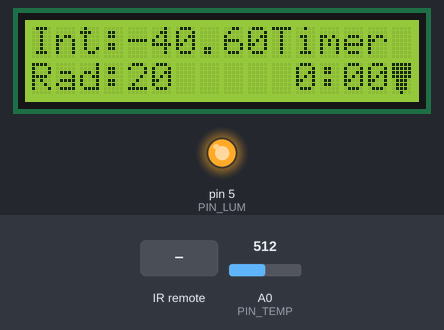
Recording of a sketch running on a simulated Arduino Uno, built with avr-gcc and run on an emulated ATmega328P. On the bench: 16×2 character LCD, output pins drawn as LEDs (lit = HIGH). Inputs (shaded band) come from the test bench; at power-on: A0 (PIN_TEMP) = 512. What the sketch prints to the serial monitor is not drawn.

Above: at 1.2 s.
1.3 s: infrared code 0x39D41DC6 received
At 2.2 s:
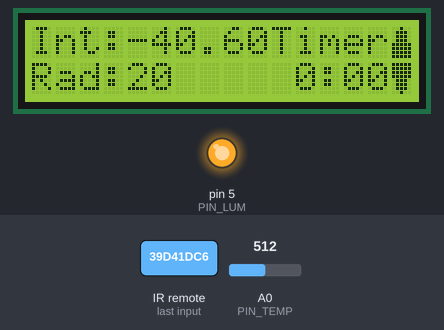
2.9 s: A0 (PIN_TEMP) set to 738
At 3.7 s:
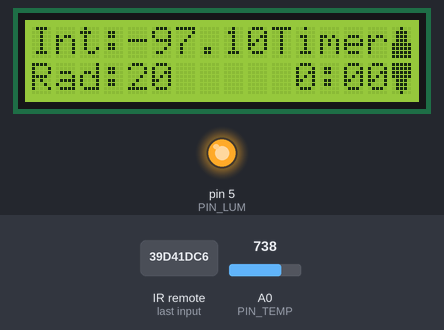
4.6 s: A0 (PIN_TEMP) set to 765
At 5.4 s:
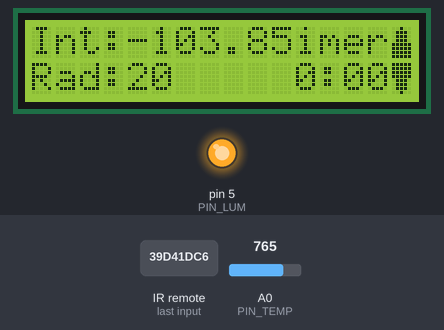
6.2 s: infrared code 0xE0984BB6 received
At 7.2 s:
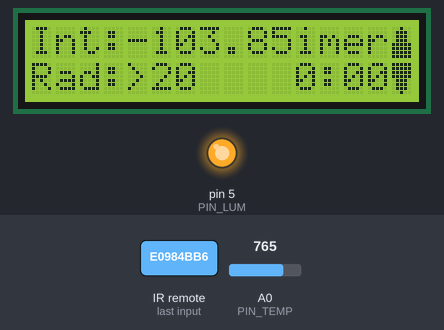
7.9 s: A0 (PIN_TEMP) set to 245
At 9.0 s:
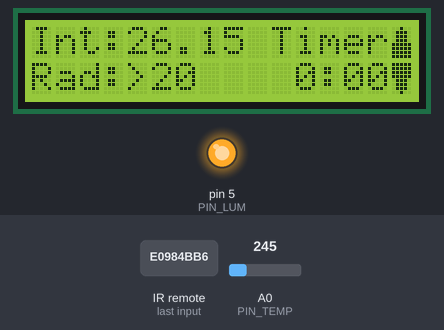
9.6 s: infrared code 0x39D41DC6 received
At 10.6 s:
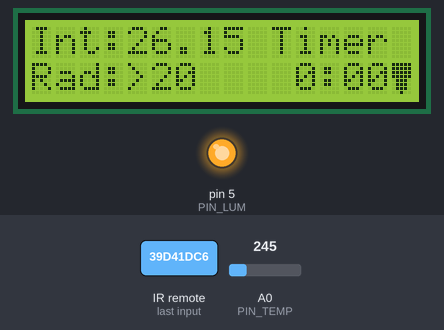
Timing chart, 0 to 12.6 s (numbered marks = the images above; inputs shaded):
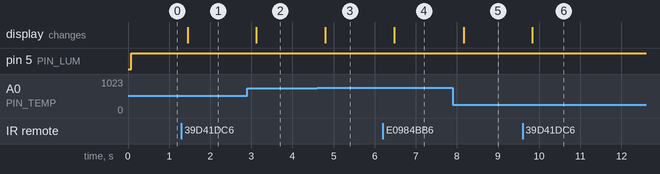

The sketch:

complet.ino
```cpp
#include  <Wire.h>
#include  <LiquidCrystal_I2C.h>
#include <IRremote.h>
//============================================================ definition PIN
#define PIN_RELAIS1 2
#define PIN_RELAIS2 3
#define PIN_TEMP A0
#define PIN_LUM 5
#define R_r 0
const int RECV_PIN = 12;
//============================================================definition cas pour tlécommmande

enum Touche
{
  ON, NB_RELAIS, TEMP, HEURE, PLUS, MOINS
};
//============================================================
#define RTEMP 1
#define RHEURE 2
LiquidCrystal_I2C lcd(0x27,16,2);  // set the LCD address to 0x27 for a 16 chars and 2 line display
int in=0;
int alarm=0;
int t0;
int brightness=255;
int temp_voulue=20 ;
int timer = 0;
int nb_relais=1;
int on=1;
int t1;
int t2=0;
int reglage=R_r;
float temp_in;
int h_alarm=0;
int m_alarm=0;
IRrecv irrecv(RECV_PIN);
decode_results results;

byte newChar[8]={
  B11111,
  B11111,
  B11111,
  B11111,
  B01110,
  B01110,
  B01110,
  B00100
};

byte newChar2[8]={
  B00100,
  B01110,
  B01110,
  B01110,
  B11111,
  B11111,
  B11111,
  B11111
};


//============================================================ decode pour savoir la touche
byte decodeur()
{
  switch (results.value)
  {
    case 0xA32AB931 :
      return ON;
    break ;

    case 0x39D41DC6 :
      return NB_RELAIS;
    break ;

    case 0xE0984BB6 :
      return TEMP;
    break ;

    case 0x371A3C86 :
      return HEURE;
    break ;

    case 0x143226DB :
      return PLUS;
    break ;

    case 0x1D2FEFF6 :
      return MOINS;
    break ;
   Serial.println(results.value);
  }
}
//============================================================
void luminositee()
{
  if (brightness>255)
  brightness=0;

  if (brightness<0)
  brightness=255;

  if (on==0)
    analogWrite(PIN_LUM,0);
  else if (on==1)
  {
    analogWrite(PIN_LUM,brightness);
  }


}
//============================================================
void bouton()
{
  switch (decodeur())
  {
    case ON:
    Serial.println("on");
      if (on==1)
      {
        brightness=0;
      on=0;
      alarm=0;
      }
      else
      {
      brightness=255;
      on=1;
      //alarm=0;
      }
    break;

    case NB_RELAIS:
     Serial.println("nb relais");
      if (nb_relais==1)
      {
        nb_relais=2;
      }
      else
      nb_relais=1;
      break;

   case TEMP:
    Serial.println("temp");
      if (reglage!=RTEMP)
      {
        reglage=RTEMP;
      }
      else
      {
        reglage=R_r;
      }
      Serial.println(reglage);
    break;

   case HEURE:
    Serial.println("heure");
      if (reglage!=RHEURE)
      {
        reglage=RHEURE;
      }
      else
      {
        reglage=R_r;
      }
      Serial.println(reglage);
    break;

    case PLUS:
     Serial.println("+");
      switch (reglage)
      {
        case RTEMP:
          temp_voulue++;
        break;

        case RHEURE :
         m_alarm++;
        break;

        case R_r:
          brightness+=51;
        break;
      }
    break;

    case MOINS:
     Serial.println("-");
      switch (reglage)
      {
        case RTEMP:
          temp_voulue--;
        break;

        case RHEURE :
         m_alarm--;
        break;

        case R_r:
          brightness-=51;
        break;
      }
    break;
  }
}
//============================================================
void afficher_heure()
{
  lcd.setCursor(10,0);
  lcd.print(F("Timer"));
  lcd.setCursor(10,1);
  if (reglage==RHEURE)
  {
    lcd.print(F(">"));
  }
  else
  {
    lcd.print(F(" "));
  }
  lcd.print(h_alarm);
  lcd.print(F(":"));
  if (m_alarm<10)
  {
    lcd.print("0");
  }
  lcd.print(m_alarm);

}
//============================================================
void afficher_temp()
{
  lcd.setCursor(0,0);
  lcd.print(F("Int:"));
  lcd.print(temp_in);
  lcd.setCursor(0,1);
  if (reglage==RTEMP)
  {
    lcd.print(F("Rad:>"));
  }
  else
  {
    lcd.print(F("Rad:"));
  }
  lcd.print(temp_voulue);

}
//============================================================
void afficher_nb_relais()
{
  lcd.setCursor(15,1);
  if (nb_relais==2)
  {
  lcd.write(0);
  lcd.setCursor(15,0);
  lcd.write(1);
  }
  else
  lcd.write(0);


}
//============================================================

void affichage()
{
  lcd.clear();
  luminositee();
  afficher_heure();
  afficher_temp();
  afficher_nb_relais();
}
//============================================================
void gestion_relais()
{
  if (on==1 && temp_in<temp_voulue)
  {
    if (nb_relais==1)
    {
    Serial.println("1r");
    digitalWrite(PIN_RELAIS1,HIGH);
    }
    else
    {
    Serial.println("2r");
    digitalWrite(PIN_RELAIS1,HIGH);
    digitalWrite(PIN_RELAIS2,HIGH);
    }
  }
  else
  {
    Serial.println("0r");
    digitalWrite(PIN_RELAIS1,LOW);
    digitalWrite(PIN_RELAIS2,LOW);
  }
}
//============================================================
void gestion_variable()
{
  if (m_alarm>59)
  {
    h_alarm++;
    m_alarm=0;
  }

  if (m_alarm<0)
  {
    h_alarm--;
    m_alarm=59;
  }

  if (h_alarm<0)
  h_alarm=0;
  //============
  if ((t1-t2)>10000)
  reglage=R_r;

  if(on==0)
  {
    m_alarm=0;
    h_alarm=0;
  }
}
//============================================================
void gestion_temps()
{

  if (alarm==1)
  {
    m_alarm=m_alarm-((millis()-t0)/1000/73);
    if (m_alarm==0 && h_alarm==0)
    {
    on=0;
    alarm=0;
    t0=millis();
    Serial.println("alarm 0");
    }
  }
  else
  {
     t0=millis();

  }
  if(m_alarm>0)
   alarm=1;
 Serial.println("alarm");
 Serial.println(alarm);
}
//============================================================
//============================================================
void setup()
{
  lcd.init();
  lcd.backlight();
  Serial.begin(9600);
  irrecv.enableIRIn();
  pinMode(A0, INPUT_PULLUP);
  lcd.createChar(0,newChar);
  lcd.createChar(1,newChar2);


}

void loop()
{
  in=analogRead(A0);
  temp_in = 20.4 + (268 -in)*0.250; //calcul de la temperature par la tension de la diode


  gestion_temps();
  if (irrecv.decode(&results))
  {
    t2=millis();

  bouton();
  irrecv.resume();
  Serial.println("RCV");

  }
  affichage();

  gestion_variable();
  gestion_relais();

  /*
  Serial.println("reglage");
  Serial.println(reglage);
  Serial.println("on");
  Serial.println(on);
  Serial.println("nb relais");
  Serial.println(nb_relais);*/
  Serial.println("=======");


  delay(300);
  t1=millis();
}
```

Measured:
- the behaviour switches between 749 and 750 on A0 (PIN_TEMP) (found by bisection; images 2 and 3)
- after the input at 1.3 s, the display: changes after 0.15 s (image 1)
- after the input at 2.9 s, the display: changes after 0.22 s (image 2)
- after the input at 4.6 s, the display: changes after 0.20 s (image 3)
- after the input at 6.2 s, the display: changes after 0.28 s (image 4)
- after the input at 7.9 s, the display: changes after 0.26 s (image 5)
- after the input at 9.6 s, the display: changes after 0.24 s (image 6)
